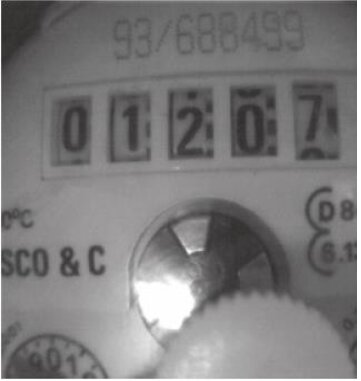
#> input picture TAI/TAI 1/tp1_tp2_images/tp1_tp2_compteur_water_meter.jpg, 361 x 381 px, found by its file name
$ jupyter execute TP2_Exo6_Super_Resolution.ipynb
#> lines starting #> are read from the running program, lines starting #| are printed output that depends on the picture
# TP 2 — Exercice 6 : Super-résolution des images et Contours Pochoirs (Getreuer, 2009)

1. Chargement du dataset `Images_TP2_EXO6_SR` (23 images : `HR_GT_512x512`, `LR_256x256`, `LR_128x128`) depuis `tp1_tp2_images/` ou repli automatique sur un jeu de test local généré à partir de `tp1_tp2_images/` si l'archive externe n'a pas encore été téléchargée.
2. Évaluation PSNR et SSIM des interpolations OpenCV (`INTER_NEAREST`, `INTER_LINEAR`, `INTER_CUBIC`) en $2\times$, $4\times$ direct et double $2\times$ ($2\times \to 2\times$).
3. Implémentation personnelle de l'interpolation bilinéaire $2\times$ (`super_resolution_bilineaire_2x`) et comparaison avec OpenCV.
4. Implémentation complète de l'interpolation adaptative par **Contours Pochoirs** (*Contour Stencils*, Getreuer 2009) : calcul de variation totale sur les 12 stencils, norme vectorielle $\ell_1$ en $YC_bC_r$ pour les images couleur, filtrage spatial $G_\rho$, règles d'interpolation par cellule et moyennage des points milieux partagés.

[cell 1]
from pathlib import Path
import math
import time
import cv2
import numpy as np
import matplotlib.pyplot as plt

def find_project_root():
    cwd = Path.cwd().resolve()
    for candidate in (cwd, cwd.parent, cwd.parent.parent):
        if (candidate / "tp1_tp2_images").is_dir():
            return candidate
    raise FileNotFoundError(
        "Impossible de trouver le dossier 'tp1_tp2_images'. "
        "Lancez Jupyter depuis la racine TAI ou depuis tp1_labs / tp2_labs."
    )

ROOT_DIR = find_project_root()
IMG_DIR = ROOT_DIR / "tp1_tp2_images"
OUT_DIR = ROOT_DIR / "tp2_labs" / "outputs"
OUT_DIR.mkdir(parents=True, exist_ok=True)

def load_image(filename, flags=cv2.IMREAD_COLOR):
    path = IMG_DIR / filename
    img = cv2.imread(str(path), flags)
    if img is None:
        raise FileNotFoundError(f"Image introuvable ou illisible: {path}")
    return img

def show_images(items, cols=3, figsize_per_cell=(5, 4)):
    n = len(items)
    rows = math.ceil(n / cols)
    fig, axes = plt.subplots(rows, cols, figsize=(cols * figsize_per_cell[0], rows * figsize_per_cell[1]))
    axes = np.atleast_1d(axes).ravel()
    for ax in axes[n:]:
        ax.axis("off")
    for ax, (title, img) in zip(axes, items):
        if img.ndim == 2:
            ax.imshow(img, cmap="gray", vmin=0, vmax=255)
        elif img.shape[2] == 3:
            ax.imshow(cv2.cvtColor(img, cv2.COLOR_BGR2RGB))
        elif img.shape[2] == 4:
            ax.imshow(cv2.cvtColor(img, cv2.COLOR_BGRA2RGBA))
        ax.set_title(title, fontsize=10)
        ax.axis("off")
    plt.tight_layout()
    plt.show()

print(f"ROOT_DIR : {ROOT_DIR}")
print(f"IMG_DIR  : {IMG_DIR} ({len(list(IMG_DIR.iterdir()))} images)")
print(f"OUT_DIR  : {OUT_DIR}")

[cell 2]
# 1) Découverte du dataset SR (consolidé, sous-dossier ou génération locale de démonstration)
def discover_sr_dataset():
    # Cas A : images déjà consolidées dans tp1_tp2_images/
    hr_files = sorted(IMG_DIR.glob("tp2_exo6_sr_hr_gt_512x512_*"))
    lr256_files = sorted(IMG_DIR.glob("tp2_exo6_sr_lr_256x256_*"))
    lr128_files = sorted(IMG_DIR.glob("tp2_exo6_sr_lr_128x128_*"))
    if hr_files and len(hr_files) == len(lr256_files) == len(lr128_files):
        return "Dataset consolidé tp1_tp2_images", list(zip(hr_files, lr256_files, lr128_files))

    # Cas B : dossier Images_TP2_EXO6_SR extrait dans tp1_tp2_images/ ou à la racine
    for base in (IMG_DIR / "Images_TP2_EXO6_SR", ROOT_DIR / "Images_TP2_EXO6_SR", ROOT_DIR / "Images" / "Images_TP2_EXO6_SR"):
        hr_dir, lr2_dir, lr4_dir = base / "HR_GT_512x512", base / "LR_256x256", base / "LR_128x128"
        if hr_dir.is_dir() and lr2_dir.is_dir() and lr4_dir.is_dir():
            triplets = []
            for i in range(1, 24):
                hr_match = list(hr_dir.glob(f"HR_GT_{i}.*"))
                l2_match = list(lr2_dir.glob(f"LR_256_{i}.*"))
                l4_match = list(lr4_dir.glob(f"LR_128_{i}.*"))
                if hr_match and l2_match and l4_match:
                    triplets.append((hr_match[0], l2_match[0], l4_match[0]))
            if triplets:
                return f"Dataset officiel ({base})", triplets
#> pass 2 of the loop in discover_sr_dataset, `for base in (IMG_DIR / "Images_TP2_EXO6_SR", ROOT_DIR / "Images_TP2_EX..`:
#> pass 3 of the loop in discover_sr_dataset, `for base in (IMG_DIR / "Images_TP2_EXO6_SR", ROOT_DIR / "Images_TP2_EX..`:

    # Cas C : jeu de démonstration généré localement si Images_TP2_EXO6_SR absent
    demo_dir = OUT_DIR / "exo6_demo_dataset"
    for sub in ("HR_GT_512x512", "LR_256x256", "LR_128x128"):
        (demo_dir / sub).mkdir(parents=True, exist_ok=True)
    seed_imgs = [
        "tp1_tp2_compteur_water_meter.jpg",
        "tp1_tp2_cameraman_gray.bmp",
        "tp1_exo4_exo5_peppers_color.bmp",
        "tp1_tp2_sample_barbara_portrait.bmp",
        "tp1_tp2_sample_houses_street.bmp",
    ]
    triplets = []
    for idx, fname in enumerate(seed_imgs, start=1):
        src = cv2.imread(str(IMG_DIR / fname), cv2.IMREAD_COLOR)
#> src is the input picture: shape (381, 361, 3); mean B, G, R 123.1, 122.6, 123.6
        if src is None:
            continue
        hr = cv2.resize(src, (512, 512), interpolation=cv2.INTER_CUBIC)
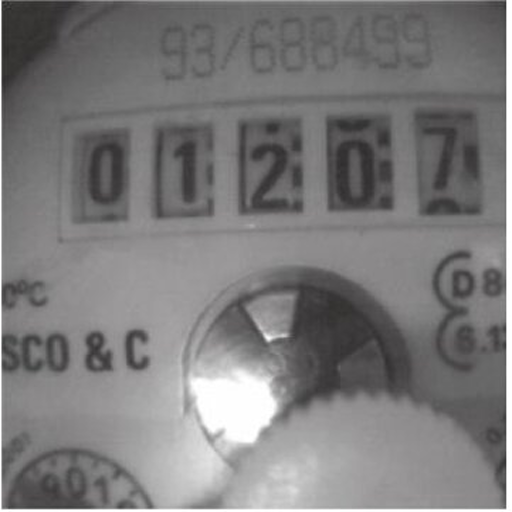
#> hr: shape (512, 512, 3); mean B, G, R 123, 122.6, 123.6
        l2 = cv2.resize(hr, (256, 256), interpolation=cv2.INTER_AREA)
        l4 = cv2.resize(hr, (128, 128), interpolation=cv2.INTER_AREA)
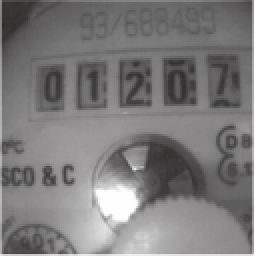
#> l4: shape (128, 128, 3) (shown 2 times larger); mean B, G, R 123, 122.6, 123.6
        p_hr = demo_dir / "HR_GT_512x512" / f"HR_GT_{idx}.png"
        p_l2 = demo_dir / "LR_256x256" / f"LR_256_{idx}.png"
        p_l4 = demo_dir / "LR_128x128" / f"LR_128_{idx}.png"
        cv2.imwrite(str(p_hr), hr)
        cv2.imwrite(str(p_l2), l2)
        cv2.imwrite(str(p_l4), l4)
        triplets.append((p_hr, p_l2, p_l4))
#> pass 2 of the loop in discover_sr_dataset, `for idx, fname in enumerate(seed_imgs, start=1):`:
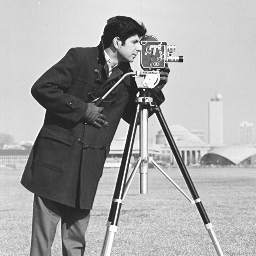
#> input picture TAI/TAI 1/tp1_tp2_images/tp1_tp2_cameraman_gray.bmp, 256 x 256 px, found by its file name
#> in discover_sr_dataset, src is the input picture: shape (256, 256, 3); min 22, max 255, mean 166.9
#> pass 3 of the loop in discover_sr_dataset, `for idx, fname in enumerate(seed_imgs, start=1):`:
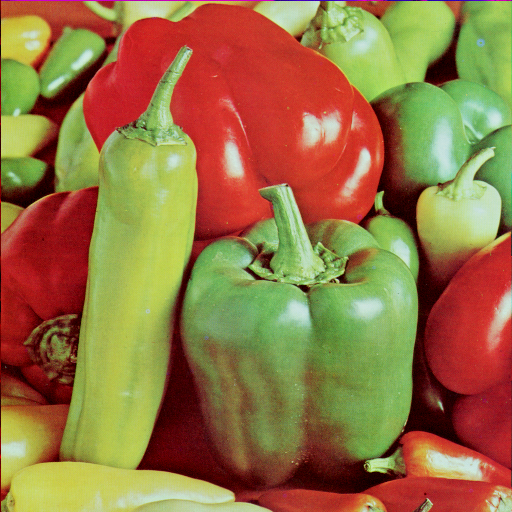
#> input picture TAI/TAI 1/tp1_tp2_images/tp1_exo4_exo5_peppers_color.bmp, 512 x 512 px, found by its file name
#> in discover_sr_dataset, src is the input picture: shape (512, 512, 3); mean B, G, R 66.5, 115.6, 149.8
#> the loop made 5 passes; the first 3 are shown
    return "Jeu synthétique de démonstration (Images_TP2_EXO6_SR absent)", triplets

dataset_label, sr_triplets = discover_sr_dataset()
print(f"Source utilisée : {dataset_label} ({len(sr_triplets)} triplets d'images)")

[cell 3]
# Métriques PSNR et SSIM (Wang et al. 2004, sans dépendance externe)
def calculate_psnr(hr_gt, hr_pred):
    mse = np.mean((hr_gt.astype(np.float64) - hr_pred.astype(np.float64)) ** 2)
    return 100.0 if mse == 0 else 10.0 * math.log10((255.0 ** 2) / mse)

def calculate_ssim(img1, img2):
    a = img1.astype(np.float64)
    b = img2.astype(np.float64)
    if a.ndim == 3:
        return float(np.mean([calculate_ssim(a[:, :, c], b[:, :, c]) for c in range(a.shape[2])]))
    c1 = (0.01 * 255) ** 2
    c2 = (0.03 * 255) ** 2
    mu1 = cv2.GaussianBlur(a, (11, 11), 1.5)
    mu2 = cv2.GaussianBlur(b, (11, 11), 1.5)
    mu1_sq, mu2_sq, mu1_mu2 = mu1 * mu1, mu2 * mu2, mu1 * mu2
    s1_sq = cv2.GaussianBlur(a * a, (11, 11), 1.5) - mu1_sq
    s2_sq = cv2.GaussianBlur(b * b, (11, 11), 1.5) - mu2_sq
    s12 = cv2.GaussianBlur(a * b, (11, 11), 1.5) - mu1_mu2
    num = (2.0 * mu1_mu2 + c1) * (2.0 * s12 + c2)
    den = (mu1_sq + mu2_sq + c1) * (s1_sq + s2_sq + c2)
    return float(np.mean(num / den))

# 2) Benchmark OpenCV : 2x (256->512), 4x direct (128->512), double 2x (128->256->512)
interp_methods = [
    ("Plus proche voisin", cv2.INTER_NEAREST),
    ("Bilinéaire", cv2.INTER_LINEAR),
    ("Bicubique", cv2.INTER_CUBIC),
]

summary = {}
for m_name, m_flag in interp_methods:
    for mode in ("2x (256->512)", "4x direct (128->512)", "Double 2x (128->256->512)"):
        summary[(m_name, mode)] = {"psnr": [], "ssim": []}

for p_hr, p_l2, p_l4 in sr_triplets:
    hr = cv2.imread(str(p_hr), cv2.IMREAD_COLOR)
    l2 = cv2.imread(str(p_l2), cv2.IMREAD_COLOR)
    l4 = cv2.imread(str(p_l4), cv2.IMREAD_COLOR)
    h_hr, w_hr = hr.shape[:2]
#> h_hr = 512; w_hr = 512

    for m_name, m_flag in interp_methods:
        pred_2x = cv2.resize(l2, (w_hr, h_hr), interpolation=m_flag)
        pred_4x = cv2.resize(l4, (w_hr, h_hr), interpolation=m_flag)
        mid_2x = cv2.resize(l4, (l2.shape[1], l2.shape[0]), interpolation=m_flag)
        pred_2x2x = cv2.resize(mid_2x, (w_hr, h_hr), interpolation=m_flag)

        for mode, pred in [("2x (256->512)", pred_2x), ("4x direct (128->512)", pred_4x), ("Double 2x (128->256->512)", pred_2x2x)]:
            summary[(m_name, mode)]["psnr"].append(calculate_psnr(hr, pred))
            summary[(m_name, mode)]["ssim"].append(calculate_ssim(hr, pred))
#> pass 2 of the loop `for p_hr, p_l2, p_l4 in sr_triplets:`:
#> after the loop `for m_name, m_flag in interp_methods:`:
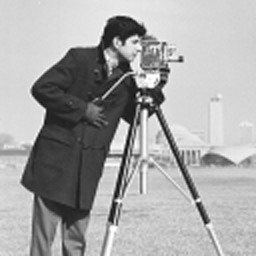
#> mid_2x: shape (256, 256, 3); min 13, max 255, mean 166.9
#> pass 3 of the loop `for p_hr, p_l2, p_l4 in sr_triplets:`:
#> after the loop `for m_name, m_flag in interp_methods:`:
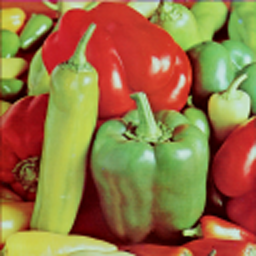
#> mid_2x: shape (256, 256, 3); mean B, G, R 66.6, 115.6, 149.8
#> the loop made 5 passes; the first 3 are shown

print(f"{'Méthode':20s} | {'Échelle':25s} | {'PSNR moyen':>12s} | {'SSIM moyen':>12s}")
print("-" * 78)
for (m_name, mode), vals in summary.items():
    print(f"{m_name:20s} | {mode:25s} | {np.mean(vals['psnr']):10.3f} dB | {np.mean(vals['ssim']):12.4f}")

[cell 4]
# 3) Fonction personnelle d'interpolation bilinéaire 2x
def super_resolution_bilineaire_2x(image, opencv_align=True):
#> called with opencv_align = True
    img = image.astype(np.float64)
    h, w = img.shape[:2]
#> h = 256; w = 256
    out_h, out_w = 2 * h, 2 * w
#> out_h = 512; out_w = 512

    if opencv_align:
        # Alignement exact sur les centres de pixels OpenCV: (i + 0.5)/2 - 0.5
        ys = np.clip((np.arange(out_h, dtype=np.float64) + 0.5) / 2.0 - 0.5, 0.0, h - 1.0)
        xs = np.clip((np.arange(out_w, dtype=np.float64) + 0.5) / 2.0 - 0.5, 0.0, w - 1.0)
    else:
        ys = np.clip(np.arange(out_h, dtype=np.float64) / 2.0, 0.0, h - 1.0)
        xs = np.clip(np.arange(out_w, dtype=np.float64) / 2.0, 0.0, w - 1.0)

    y0 = np.floor(ys).astype(np.int64)
    x0 = np.floor(xs).astype(np.int64)
    y1 = np.minimum(y0 + 1, h - 1)
    x1 = np.minimum(x0 + 1, w - 1)
    wy = (ys - y0)[:, None]
    wx = (xs - x0)[None, :]

    if img.ndim == 3:
        wy = wy[:, :, None]
        wx = wx[:, :, None]

    v00 = img[y0[:, None], x0[None, :]]
    v01 = img[y0[:, None], x1[None, :]]
    v10 = img[y1[:, None], x0[None, :]]
    v11 = img[y1[:, None], x1[None, :]]

    out = (
        (1.0 - wy) * (1.0 - wx) * v00
        + (1.0 - wy) * wx * v01
        + wy * (1.0 - wx) * v10
        + wy * wx * v11
    )
    return np.clip(np.round(out), 0, 255).astype(np.uint8)

# Comparaison Bilinéaire Perso vs OpenCV INTER_LINEAR
psnr_cv_list, psnr_perso_list, max_diffs = [], [], []
for p_hr, p_l2, _ in sr_triplets:
    hr = cv2.imread(str(p_hr), cv2.IMREAD_COLOR)
    l2 = cv2.imread(str(p_l2), cv2.IMREAD_COLOR)
    b_cv = cv2.resize(l2, (hr.shape[1], hr.shape[0]), interpolation=cv2.INTER_LINEAR)
    b_perso = super_resolution_bilineaire_2x(l2, opencv_align=True)
    psnr_cv_list.append(calculate_psnr(hr, b_cv))
    psnr_perso_list.append(calculate_psnr(hr, b_perso))
    max_diffs.append(int(np.max(np.abs(b_cv.astype(np.int16) - b_perso.astype(np.int16)))))
#> pass 2 of the loop `for p_hr, p_l2, _ in sr_triplets:`:
#> in super_resolution_bilineaire_2x (call 2), `v11 = img[y1[:, None], x1[None, :]]`:
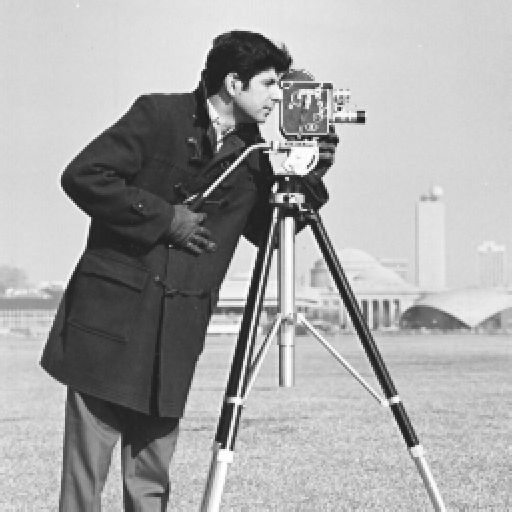
#> v11: shape (512, 512, 3) float64; min 24, max 255, mean 167
#> pass 3 of the loop `for p_hr, p_l2, _ in sr_triplets:`:
#> in super_resolution_bilineaire_2x (call 3), `v11 = img[y1[:, None], x1[None, :]]`:
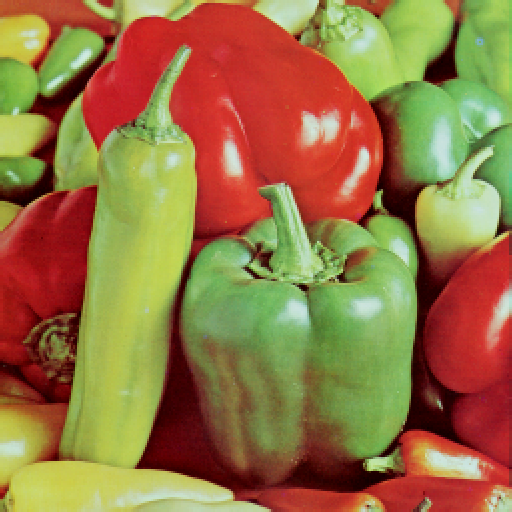
#> v11: shape (512, 512, 3) float64; mean B, G, R 66.6, 116.2, 150.1
#> the loop made 5 passes; the first 3 are shown

print(f"Bilinéaire 2x OpenCV PSNR moyen : {np.mean(psnr_cv_list):.4f} dB")
print(f"Bilinéaire 2x Perso  PSNR moyen : {np.mean(psnr_perso_list):.4f} dB")
print(f"Écart maximal pixel entre OpenCV et Perso : {max(max_diffs)} niveau(x) (arrondi)")

[cell 5]
# 4) Interpolation adaptative par Contours Pochoirs (Getreuer, 2009)
def super_resolution_contour_stencils_2x(image, rho=0.5):
    '''
    Implémentation vectorisée de Contour Stencil Interpolation (Getreuer, SPIE 2009) :
    - 12 stencils orientés avec poids entiers normalisés par |S|
    - Norme l1 en YCrCb pour images couleur (Remarque 3) ou valeur absolue en NG
    - Lissage spatial G_rho sur TV(S) (Remarque 1)
    - 4 groupes de formules d'interpolation + moyennage des points milieux partagés
    '''
#> called with rho = 0.5
    h, w = image.shape[:2]
#> h = 256; w = 256
    if image.ndim == 3:
        feat = cv2.cvtColor(image, cv2.COLOR_BGR2YCrCb).astype(np.float64)
        img_f = image.astype(np.float64)
        pad_feat = np.pad(feat, ((1, 1), (1, 1), (0, 0)), mode="edge")
        diff_norm = lambda a, b: np.sum(np.abs(a - b), axis=2)
    else:
        img_f = image.astype(np.float64)
        pad_feat = np.pad(img_f, ((1, 1), (1, 1)), mode="edge")
        diff_norm = lambda a, b: np.abs(a - b)

    # Différences directionnelles sur la grille paddée (H+2, W+2)
    dh = diff_norm(pad_feat[:, :-1], pad_feat[:, 1:])       # (H+2, W+1)
    dv = diff_norm(pad_feat[:-1, :], pad_feat[1:, :])       # (H+1, W+2)
    da = diff_norm(pad_feat[:-1, :-1], pad_feat[1:, 1:])    # (H+1, W+1) main diag \
    db = diff_norm(pad_feat[1:, :-1], pad_feat[:-1, 1:])    # (H+1, W+1) anti-diag /

    ch, cw = h - 1, w - 1  # nombre de cellules (ch x cw)
#> ch = 255; cw = 255
    sl = lambda arr, r0, c0: arr[r0:r0 + ch, c0:c0 + cw]
    s2 = math.sqrt(2.0)

    # Définition des 12 stencils (arêtes dans le voisinage local 4x4)
    # Chaque entrée : (liste de (type_diff, r0, c0, poids), longueur_totale |S|)
    stencil_defs = [
        # 0: Vertical |
        ([("dv", 0, 1, 22), ("dv", 1, 1, 43), ("dv", 2, 1, 22),
          ("dv", 0, 2, 22), ("dv", 1, 2, 43), ("dv", 2, 2, 22)], 174.0),
        # 1: Horizontal -
        ([("dh", 1, 0, 22), ("dh", 1, 1, 43), ("dh", 1, 2, 22),
          ("dh", 2, 0, 22), ("dh", 2, 1, 43), ("dh", 2, 2, 22)], 174.0),
        # 2: Anti-diagonale / (45°)
        ([("db", 1, 0, 16), ("db", 0, 1, 16), ("db", 1, 1, 59),
          ("db", 2, 1, 16), ("db", 1, 2, 16)], 123.0 * s2),
        # 3: Diagonale principale \ (-45°)
        ([("da", 1, 2, 16), ("da", 0, 1, 16), ("da", 1, 1, 59),
          ("da", 2, 1, 16), ("da", 1, 0, 16)], 123.0 * s2),
        # 4: / douce (~26.6°)
        ([("db", 0, 0, 17), ("dh", 0, 1, 22), ("dh", 2, 0, 17),
          ("db", 1, 1, 34), ("dh", 1, 2, 17), ("dh", 3, 1, 22), ("db", 2, 2, 17)], 78.0 + 68.0 * s2),
        # 5: \ raide (~63.4°)
        ([("da", 0, 2, 17), ("dv", 1, 3, 22), ("dv", 0, 1, 17),
          ("da", 1, 1, 34), ("dv", 2, 2, 17), ("dv", 1, 0, 22), ("da", 2, 0, 17)], 78.0 + 68.0 * s2),
        # 6: \ douce (~-26.6°)
        ([("dh", 0, 1, 22), ("da", 0, 2, 17), ("dh", 1, 0, 17),
          ("da", 1, 1, 34), ("dh", 2, 2, 17), ("da", 2, 0, 17), ("dh", 3, 1, 22)], 78.0 + 68.0 * s2),
        # 7: / raide (~63.4°)
        ([("db", 0, 0, 17), ("dv", 1, 0, 22), ("dv", 0, 2, 17),
          ("db", 1, 1, 34), ("dv", 2, 1, 17), ("dv", 1, 3, 22), ("db", 2, 2, 17)], 78.0 + 68.0 * s2),
        # 8: Mixte /-H-/
        ([("db", 1, 0, 34), ("dh", 1, 1, 39), ("dh", 2, 1, 39), ("db", 1, 2, 34)], 78.0 + 68.0 * s2),
        # 9: Mixte \-H-\
        ([("da", 1, 0, 34), ("dh", 1, 1, 39), ("dh", 2, 1, 39), ("da", 1, 2, 34)], 78.0 + 68.0 * s2),
        # 10: Mixte \-V-\
        ([("da", 0, 1, 34), ("dv", 1, 1, 39), ("dv", 1, 2, 39), ("da", 2, 1, 34)], 78.0 + 68.0 * s2),
        # 11: Mixte /-V-/
        ([("db", 0, 1, 34), ("dv", 1, 1, 39), ("dv", 1, 2, 39), ("db", 2, 1, 34)], 78.0 + 68.0 * s2),
    ]

    diff_lookup = {"dh": dh, "dv": dv, "da": da, "db": db}
    tv_maps = np.empty((12, ch, cw), dtype=np.float64)
    for idx, (edges, norm_len) in enumerate(stencil_defs):
        acc = np.zeros((ch, cw), dtype=np.float64)
        for dkey, r0, c0, weight in edges:
            acc += weight * sl(diff_lookup[dkey], r0, c0)
        tv_map = acc / norm_len
        if rho > 0.0:
            tv_map = cv2.GaussianBlur(tv_map, (3, 3), sigmaX=rho, borderType=cv2.BORDER_REFLECT)
        tv_maps[idx] = tv_map

    best = np.argmin(tv_maps, axis=0)  # (ch, cw)

    # Coins des cellules (ch, cw, ...)
    tl = img_f[:-1, :-1]
    tr = img_f[:-1, 1:]
    bl = img_f[1:, :-1]
    br = img_f[1:, 1:]

    mid_n_bil = 0.5 * (tl + tr)
    mid_s_bil = 0.5 * (bl + br)
    mid_w_bil = 0.5 * (tl + bl)
    mid_e_bil = 0.5 * (tr + br)
    avg4 = 0.25 * (tl + tr + bl + br)
    diag_anti = 0.5 * (bl + tr)
    diag_main = 0.5 * (tl + br)

    n_val = mid_n_bil.copy()
    s_val = mid_s_bil.copy()
    w_val = mid_w_bil.copy()
    e_val = mid_e_bil.copy()
    x_val = avg4.copy()

    # Groupe B : 45° / (2) et -45° \ (3)
    m2 = (best == 2)
    m3 = (best == 3)
    x_val[m2] = diag_anti[m2]
    x_val[m3] = diag_main[m3]

    # Groupe C : 4, 5, 6, 7
    m4 = (best == 4)
    w_val[m4] = e_val[m4] = x_val[m4] = diag_anti[m4]

    m5 = (best == 5)
    n_val[m5] = s_val[m5] = x_val[m5] = diag_main[m5]

    m6 = (best == 6)
    w_val[m6] = e_val[m6] = x_val[m6] = diag_main[m6]

    m7 = (best == 7)
    n_val[m7] = s_val[m7] = x_val[m7] = diag_anti[m7]

    # Groupe D : 8, 9, 10, 11
    m8 = (best == 8)
    w_val[m8] = mid_n_bil[m8]
    e_val[m8] = mid_s_bil[m8]

    m9 = (best == 9)
    e_val[m9] = mid_n_bil[m9]
    w_val[m9] = mid_s_bil[m9]

    m10 = (best == 10)
    n_val[m10] = mid_e_bil[m10]
    s_val[m10] = mid_w_bil[m10]

    m11 = (best == 11)
    n_val[m11] = mid_w_bil[m11]
    s_val[m11] = mid_e_bil[m11]

    # Assemblage sur grille (2h, 2w) avec moyennage des milieux partagés entre cellules adjacentes
    out_shape = (2 * h, 2 * w) + (() if image.ndim == 2 else (image.shape[2],))
#> out_shape = (512, 512, 3)
    out = np.zeros(out_shape, dtype=np.float64)

    # Pixels originaux aux coordonnées paires
    out[0:2 * h:2, 0:2 * w:2] = img_f
    # Centres de cellules X aux coordonnées (impair, impair)
    out[1:2 * h - 1:2, 1:2 * w - 1:2] = x_val

    # Milieux horizontaux (pair, impair) : moyenne entre S_{r-1,c} et N_{r,c}
    out[0, 1:2 * w - 1:2] = n_val[0]
    out[2 * h - 2, 1:2 * w - 1:2] = s_val[-1]
    if h > 2:
        out[2:2 * h - 2:2, 1:2 * w - 1:2] = 0.5 * (s_val[:-1] + n_val[1:])

    # Milieux verticaux (impair, pair) : moyenne entre E_{r,c-1} et W_{r,c}
    out[1:2 * h - 1:2, 0] = w_val[:, 0]
    out[1:2 * h - 1:2, 2 * w - 2] = e_val[:, -1]
    if w > 2:
        out[1:2 * h - 1:2, 2:2 * w - 2:2] = 0.5 * (e_val[:, :-1] + w_val[:, 1:])

    # Extrapolation propre du dernier pixel de bord droit et bas pour atteindre exactement 2h x 2w
    out[:, -1] = out[:, -2]
    out[-1, :] = out[-2, :]

    return np.clip(np.round(out), 0, 255).astype(np.uint8)

# Évaluation comparative : Bilinéaire vs Bicubique vs Contours Pochoirs (2x et double 2x -> 4x)
cs_2x_psnr, cs_2x_ssim = [], []
bic_2x_psnr, bic_2x_ssim = [], []
cs_4x_psnr, cs_4x_ssim = [], []
bic_4x_psnr, bic_4x_ssim = [], []

sample_vis = None
for idx, (p_hr, p_l2, p_l4) in enumerate(sr_triplets):
    hr = cv2.imread(str(p_hr), cv2.IMREAD_COLOR)
    l2 = cv2.imread(str(p_l2), cv2.IMREAD_COLOR)
    l4 = cv2.imread(str(p_l4), cv2.IMREAD_COLOR)

    bic_2 = cv2.resize(l2, (hr.shape[1], hr.shape[0]), interpolation=cv2.INTER_CUBIC)
    cs_2 = super_resolution_contour_stencils_2x(l2, rho=0.5)

    bic_4 = cv2.resize(l4, (hr.shape[1], hr.shape[0]), interpolation=cv2.INTER_CUBIC)
    cs_4 = super_resolution_contour_stencils_2x(
        super_resolution_contour_stencils_2x(l4, rho=0.5), rho=0.5
    )

    bic_2x_psnr.append(calculate_psnr(hr, bic_2))
    bic_2x_ssim.append(calculate_ssim(hr, bic_2))
    cs_2x_psnr.append(calculate_psnr(hr, cs_2))
    cs_2x_ssim.append(calculate_ssim(hr, cs_2))

    bic_4x_psnr.append(calculate_psnr(hr, bic_4))
    bic_4x_ssim.append(calculate_ssim(hr, bic_4))
    cs_4x_psnr.append(calculate_psnr(hr, cs_4))
    cs_4x_ssim.append(calculate_ssim(hr, cs_4))

    if idx == 0:
        nn_4 = cv2.resize(l4, (hr.shape[1], hr.shape[0]), interpolation=cv2.INTER_NEAREST)
        bil_4 = cv2.resize(l4, (hr.shape[1], hr.shape[0]), interpolation=cv2.INTER_LINEAR)
        sample_vis = (hr, nn_4, bil_4, bic_4, cs_4)
#> pass 2 of the loop `for idx, (p_hr, p_l2, p_l4) in enumerate(sr_triplets):`:
#> pass 3 of the loop `for idx, (p_hr, p_l2, p_l4) in enumerate(sr_triplets):`:
#> the loop made 5 passes; the first 3 are shown

print(f"{'Méthode':28s} | {'Facteur':8s} | {'PSNR moyen':>12s} | {'SSIM moyen':>12s}")
print("-" * 68)
print(f"{'Bicubique (OpenCV)':28s} | {'2x':8s} | {np.mean(bic_2x_psnr):10.3f} dB | {np.mean(bic_2x_ssim):12.4f}")
print(f"{'Contours Pochoirs (Perso)':28s} | {'2x':8s} | {np.mean(cs_2x_psnr):10.3f} dB | {np.mean(cs_2x_ssim):12.4f}")
print(f"{'Bicubique (OpenCV)':28s} | {'4x':8s} | {np.mean(bic_4x_psnr):10.3f} dB | {np.mean(bic_4x_ssim):12.4f}")
print(f"{'Contours Pochoirs (2x2x)':28s} | {'4x':8s} | {np.mean(cs_4x_psnr):10.3f} dB | {np.mean(cs_4x_ssim):12.4f}")

if sample_vis is not None:
    hr, nn_4, bil_4, bic_4, cs_4 = sample_vis
    # Zoom sur un patch central 160x160 pour observer la netteté des contours
    cy, cx = hr.shape[0] // 2, hr.shape[1] // 2
#> cy = 256; cx = 256
    crop = lambda im: im[cy - 80:cy + 80, cx - 80:cx + 80]
    show_images([
        ("HR Vérité Terrain (zoom)", crop(hr)),
        ("Plus proche voisin 4x", crop(nn_4)),
        ("Bilinéaire 4x", crop(bil_4)),
        ("Bicubique 4x", crop(bic_4)),
        ("Contours Pochoirs 4x", crop(cs_4)),
    ], cols=5)
